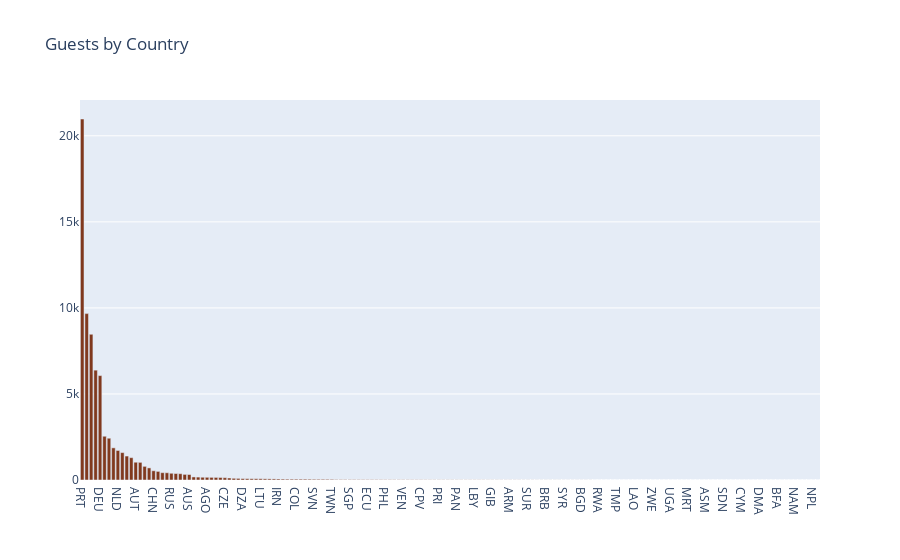

Notebook code for this chart:
### Code cell
trace = go.Bar(
    x=guest_country['Country'],
    y=guest_country['Number of Guests'],
    marker=dict(color='#80391e')
)
chart_data = [trace]
layout = go.Layout(
    title='Guests by Country'
)
fig = go.Figure(data=chart_data, layout=layout)

pyo.iplot(fig)

### Figure 1 — Plotly figure (JSON) as saved in the notebook; plotly's stock layout.template omitted (floating-point values rounded to 4 significant figures; data arrays with more than 128 entries replaced by an {"elided": "..."} marker saying what was removed)
{"data": [{"marker": {"color": "#80391e"}, "type": "bar", "x": {"elided": "166 mixed values"}, "y": {"elided": "166 int values"}}], "layout": {"title": {"text": "Guests by Country"}}}
